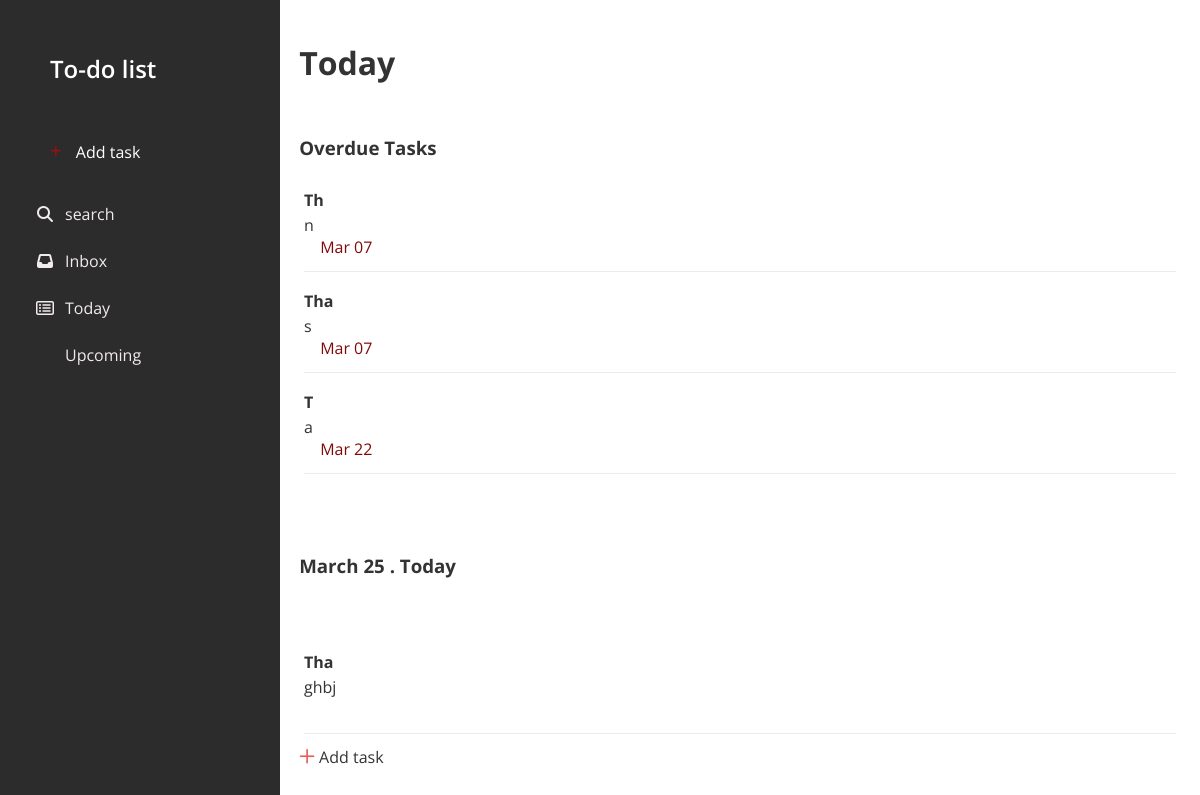
Page /today on the committed database.
### app.py (models this page shows)
class User(db.Model):
    __tablename__ = 'user'
    id = db.Column(db.Integer, primary_key=True)
    title = db.Column(db.String(100), nullable=False)
    description = db.Column(db.String)
    completed = db.Column(db.Boolean, default=False)
    date_str = db.Column(db.Date, nullable=True)

### app.py (the view)
@app.route('/today')
def today():
    formatted_todos, currentDate = get_formatted_todos()
    return render_template("today.html", task_list=formatted_todos, currentDate=currentDate)

### app.py (called while the page is built)
def get_formatted_todos():
    Tasks_db = User.query.all()
    currentDateStr = date.today()
    currentDate = currentDateStr.strftime('%Y-%m-%d')
    formatted_todos = []
    for item in Tasks_db:
        if isinstance(item.date_str, str):
            formatted_dateStr = datetime.strptime(item.date_str, '%Y-%m-%d')
        elif item.date_str is not None:
            formatted_dateStr = item.date_str
        else:
            continue
        formatted_date = formatted_dateStr.strftime('%Y-%m-%d')
        display_date = formatted_dateStr.strftime('%b %d')
        formatted_todos.append({
            'id': item.id,
            'title': item.title,
            'description': item.description,
            'date_str': formatted_date,
            'display_date': display_date
        })
    return formatted_todos, currentDate

@app.before_request
def load_recentSearches():
    g.recent_searches = RecentSearch.query.order_by(RecentSearch.id.desc()).limit(3).all()

### templates/today.html (shortened to what this page needs)
{% extends "index.html" %}
{% block content %}
<div class="content">
  <br />
  <h1>Today</h1>
</div>
<div id="addTask-pstn">
  {% set ns = namespace(found=false) %}
  {% for item in task_list %}
    {% if item.date_str and currentDate is not none %}
      {% if currentDate > item.date_str %}
        {% set ns.found = true %}
      {% endif %}
    {% endif %}
  {% endfor %}
  {% if ns.found %}
    <ul><li style="list-style: none;"><h3 id="overDue_tasks_title">Overdue Tasks</h3></li></ul>
    <br>
  {% endif %}
  <ul>
  {% for item in task_list %}
    <div class="TaskAdded">
      <div class="big_circle">
        {% if item.date_str and currentDate is not none %}
          {% if currentDate > item.date_str %}
            <li><h4>{{ item.title |capitalize }}</h4></li>
            <li>
              <p>{{ item.description }}</p>
              <span style="color: rgb(130, 10, 10)">
                <i class="fa-thin fa-calendar"></i> {{ item.display_date }}
              </span>
            </li>
            <hr class="hr_line" />
          {% endif %}
        {% endif %}
      </div>
    </div>
  {% endfor %}
  <br>
  {% for item in task_list %}
    {% if item.date_str and currentDate is not none %}
      {% if currentDate == item.date_str %}
        <ul class="currentDateHeader">
          <li><h3 id="currentDateHeader"></h3></li>
        </ul>
      {% endif %}
    {% endif %}
  {% endfor %}
  {% for item in task_list %}
    <div class="TaskAdded">
      <div class="big_circle">
        {% if item.date_str and currentDate is not none %}
          {% if currentDate == item.date_str %}
            <li><h4>{{ item.title |capitalize }}</h4></li>
            <li>
              <p>{{ item.description }}</p>
              <span style="color: white">
                <i class="fa-thin fa-calendar"></i> {{ item.display_date }}
              </span>
            </li>
            <hr class="hr_line" />
          {% endif %}
        {% endif %}
      </div>
    </div>
  {% endfor %}
  <ul class="removeAddBtn" onclick="showAddbar()">
    <li style="list-style: none">
      <i
        class="fa-regular fa-plus"
        style="color: rgba(226, 23, 23, 0.7); font-size: large"
      ></i>
      <span class="removeAdd" id="text">Add task</span>
    </li>
  </ul>
</div>
{% endblock %}

### static/style.css (style rules this page uses)
* { margin: 0; padding: 0; box-sizing: border-box; }
body { font-family: "Open Sans", sans-serif; color: #333; background-color: white; overflow-x: hidden; }
li { list-style: none; }
.content { position: relative; margin-left: 17.5rem; padding: 1.2rem; }
#addTask-pstn { margin-left: 17.5rem; padding: 2rem 1.2rem; width: calc(100% - 17.5rem); }
.TaskAdded { margin-bottom: 0.1rem; transition: all 0.2s ease-in-out; overflow: hidden; }
.big_circle { padding: 0.3rem; }
.big_circle li { padding: 0.1rem 0; }
.big_circle span { display: block; margin-bottom: 0.1rem; }
.hr_line { border: none; height: 1px; background-color: rgba(0, 0, 0, 0.08); margin: 10px 0 5px; }
#addTask-pstn { position: relative; }

### rows in the picture
User: title "Th", description "n", display_date "Mar 07"
User: title "Tha", description "s", display_date "Mar 07"
User: title "Tha", description "ghbj"

### other values in the picture
{{ item.title |capitalize }} "T"
{{ item.description }} "a"
{{ item.display_date }} "Mar 22"
